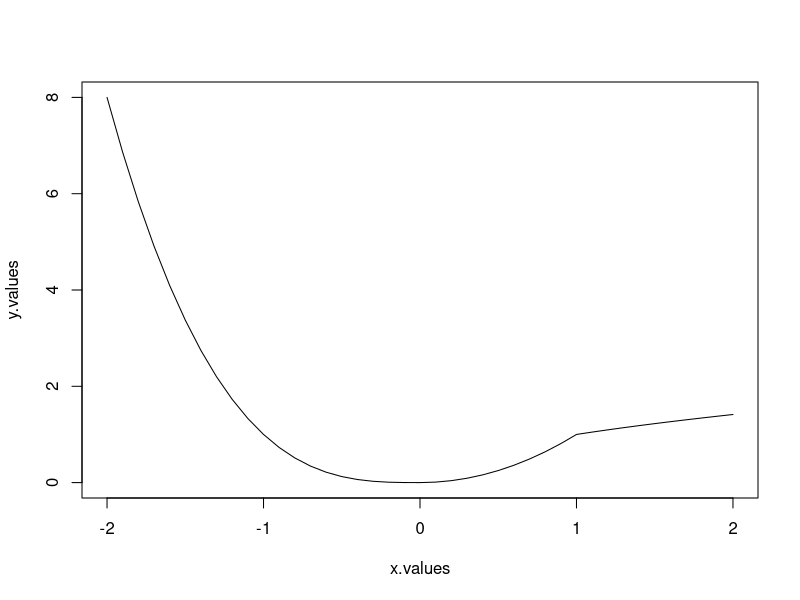

The R script that drew this image:
# Question 1
# input
x.values <- seq(-2, 2, by=0.1)

# for each x calculate y
n <- length(x.values)
y.values <- rep(0, n)
for(i in 1:n) {
	x <- x.values[i]
	# your expression y goes here
	if(x <= 0) {
		y <- -x^3
	} else if ( x <= 1 ) {
		y <- x^2
	} else if( x > 1 ) {
		y <- x^(1/2)
	}		
	y.values[i] <- y
}
plot(x.values, y.values, type="l")

# Do you think that f has a derivative at 1? Yes
# Do you think that f has a derivative at 0? Yes


# Question 2
# Calculate h(x, n) = 1 + x + x^2 +... + x^n

# Setup our x and n values.
x <- 2
n <- 0
# Initialize our result, h
h <- 0
# Calculate the Riemann Sum of x^i from i = 0 to n.
for(i in 0:n) {
	h <- h + x^i
}
# Output our calculation
print(h)


# Question 4
# Rewrite of program in question 2 using a while loop

# setup our x and n values
x <- 2
n <- 0
# initialize our result, h, and the successive power, i.
h <- 0
i <- 0
# sum the x raised to successive i powers.
while( i <= n ) {
	h <- h + x^i
	i <- i+1
}
# output our calculated value
print(h)

# Rewrite of our program in question 2 using vector programming

# setup our x and n values
x <- 2
n <- 0
# create a vector of all of our i = 0 to n values
i <- seq(0, n, by=1)
# sum x raised to each of these powers and print the result.
h <- sum(x^i)
# output our calculated value
print(h)


# Question 5
# create a vector of points and assign them to coordinates in a matrix
xy <- c(1, 0, 1, 0)
xy <- matrix(xy, nrow=2, ncol=2)
# create our premultiplication matrix and populte our radians value.
theta <- 1.57079633 
preMult <- c(cos(theta), -sin(theta), sin(theta), cos(theta))
preMult <- matrix(preMult, nrow=2, ncol=2, byrow=TRUE)
# do our matrix multiplication in order to get our rotated vectors
result <- xy %*% preMult
print(matrix(result, nrow=3, ncol=3))

# Queston 6: Given vector x, calculate it's geometric mean using a for loop
# and vector operations.

# Using a for loop
# Initialize vector x
x <- seq(1, 5, by=1)
mean <- 1
# for every element in our vector multiply it by the previous element,
# or multiply by 1 if it's our first element.
for(xi in x) {
	mean <- mean*xi
}
# raise our sum to the correct power to get the mean.
mean <- mean^(1/length(x))
print(mean)

# Calculate geometric mean using vectors.
# initialize vector x
x <- c(1, 2, 3, 4, 5)
# multiply each element in succession.
mean <- prod(x)
# raise to correct power to calculate geometric mean.
mean <- mean^(1/length(x))
print(mean)


# Question 10: Use a loop to find the minimum value in a vector x
# Initialize vector
x <- c(7, 3, 5, 4, 8, 10, 1, 2)
# Set default answer to be the index of the first element.
answer <-1 
# Loop through each index of elements in vector x
for(i in 2:length(x)) {
	# check if our new index contains a smaller value.
	if( x[i] < x[answer] ) {
		# if so, we have a new index where the smallest value is
		answer <- i
	}
}
# Print out the smalles value from our vector.
print(x[answer])
